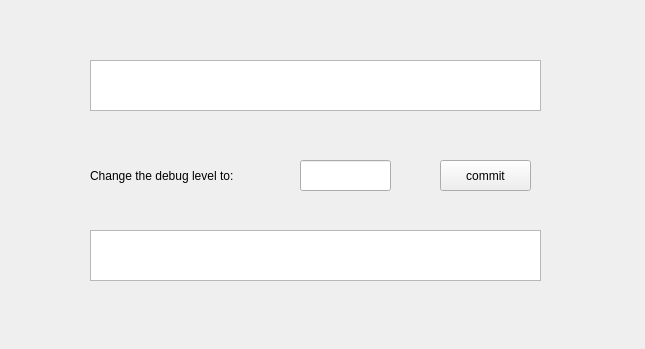
<?xml version="1.0" encoding="UTF-8"?>
<ui version="4.0">
 <class>Change_debug</class>
 <widget class="QWidget" name="Change_debug">
  <property name="geometry">
   <rect>
    <x>0</x>
    <y>0</y>
    <width>645</width>
    <height>349</height>
   </rect>
  </property>
  <property name="windowTitle">
   <string>Form</string>
  </property>
  <widget class="QLabel" name="label">
   <property name="geometry">
    <rect>
     <x>90</x>
     <y>160</y>
     <width>201</width>
     <height>31</height>
    </rect>
   </property>
   <property name="text">
    <string>Change the debug level to:</string>
   </property>
  </widget>
  <widget class="QPushButton" name="commit_button">
   <property name="geometry">
    <rect>
     <x>440</x>
     <y>160</y>
     <width>91</width>
     <height>31</height>
    </rect>
   </property>
   <property name="text">
    <string>commit</string>
   </property>
  </widget>
  <widget class="QTextBrowser" name="current_debug_level">
   <property name="geometry">
    <rect>
     <x>90</x>
     <y>60</y>
     <width>451</width>
     <height>51</height>
    </rect>
   </property>
  </widget>
  <widget class="QLineEdit" name="input">
   <property name="geometry">
    <rect>
     <x>300</x>
     <y>160</y>
     <width>91</width>
     <height>31</height>
    </rect>
   </property>
  </widget>
  <widget class="QTextBrowser" name="new_debug_level">
   <property name="geometry">
    <rect>
     <x>90</x>
     <y>230</y>
     <width>451</width>
     <height>51</height>
    </rect>
   </property>
  </widget>
 </widget>
 <resources/>
 <connections/>
</ui>
